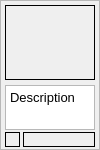
     <widget class="QFrame" name="frame_17">
      <property name="geometry">
       <rect>
        <x>340</x>
        <y>170</y>
        <width>100</width>
        <height>150</height>
       </rect>
      </property>
      <property name="sizePolicy">
       <sizepolicy hsizetype="Fixed" vsizetype="Fixed">
        <horstretch>0</horstretch>
        <verstretch>0</verstretch>
       </sizepolicy>
      </property>
      <property name="frameShape">
       <enum>QFrame::StyledPanel</enum>
      </property>
      <property name="frameShadow">
       <enum>QFrame::Raised</enum>
      </property>
      <widget class="QLabel" name="label_59">
       <property name="geometry">
        <rect>
         <x>5</x>
         <y>5</y>
         <width>90</width>
         <height>75</height>
        </rect>
       </property>
       <property name="sizePolicy">
        <sizepolicy hsizetype="Fixed" vsizetype="Fixed">
         <horstretch>0</horstretch>
         <verstretch>0</verstretch>
        </sizepolicy>
       </property>
       <property name="frameShape">
        <enum>QFrame::Box</enum>
       </property>
       <property name="lineWidth">
        <number>1</number>
       </property>
       <property name="midLineWidth">
        <number>0</number>
       </property>
       <property name="text">
        <string/>
       </property>
      </widget>
      <widget class="QPlainTextEdit" name="plainTextEdit_15">
       <property name="geometry">
        <rect>
         <x>5</x>
         <y>85</y>
         <width>90</width>
         <height>45</height>
        </rect>
       </property>
       <property name="sizePolicy">
        <sizepolicy hsizetype="Fixed" vsizetype="Fixed">
         <horstretch>0</horstretch>
         <verstretch>0</verstretch>
        </sizepolicy>
       </property>
       <property name="font">
        <font>
         <pointsize>10</pointsize>
        </font>
       </property>
       <property name="verticalScrollBarPolicy">
        <enum>Qt::ScrollBarAlwaysOff</enum>
       </property>
       <property name="readOnly">
        <bool>true</bool>
       </property>
       <property name="plainText">
        <string>Description</string>
       </property>
      </widget>
      <widget class="QLabel" name="label_60">
       <property name="geometry">
        <rect>
         <x>5</x>
         <y>132</y>
         <width>15</width>
         <height>15</height>
        </rect>
       </property>
       <property name="sizePolicy">
        <sizepolicy hsizetype="Fixed" vsizetype="Fixed">
         <horstretch>0</horstretch>
         <verstretch>0</verstretch>
        </sizepolicy>
       </property>
       <property name="frameShape">
        <enum>QFrame::Box</enum>
       </property>
       <property name="text">
        <string/>
       </property>
      </widget>
      <widget class="QLabel" name="label_61">
       <property name="geometry">
        <rect>
         <x>23</x>
         <y>132</y>
         <width>72</width>
         <height>15</height>
        </rect>
       </property>
       <property name="frameShape">
        <enum>QFrame::Box</enum>
       </property>
       <property name="text">
        <string/>
       </property>
      </widget>
     </widget>
